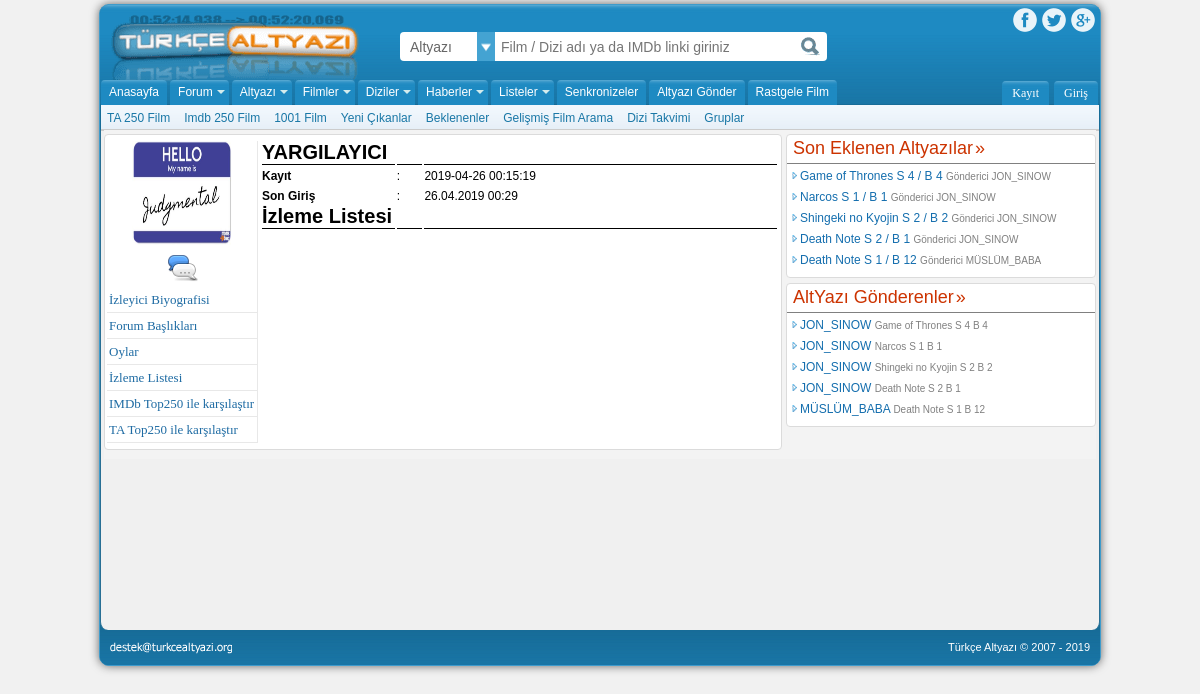
The app's page /members/9.php with its own data.
### tables this page shows
CREATE TABLE `uyeler` (
  `id` int(10) UNSIGNED NOT NULL,
  `username` varchar(25) NOT NULL,
  `sifre` varchar(32) NOT NULL,
  `eposta` varchar(50) NOT NULL,
  `tarih` datetime NOT NULL DEFAULT CURRENT_TIMESTAMP,
  `songiris` varchar(16) NOT NULL,
  `uyeresim` varchar(100) NOT NULL DEFAULT 'members/avatar/default.png'
);

CREATE TABLE `subs` (
  `id` int(10) UNSIGNED NOT NULL,
  `diziname` varchar(50) NOT NULL,
  `username` varchar(50) NOT NULL,
  `diziyolu` varchar(100) NOT NULL,
  `diziyorum` varchar(500) NOT NULL,
  `sezon` tinyint(3) UNSIGNED NOT NULL,
  `bolum` tinyint(3) UNSIGNED NOT NULL,
  `dil` varchar(20) NOT NULL,
  `zaman` timestamp NOT NULL DEFAULT CURRENT_TIMESTAMP,
  `onay` tinyint(3) UNSIGNED NOT NULL
);

### members/9.php (the view, shortened to what this page needs)
<?php
                                                require_once("../baglanti.php");
                                                $uye_veri_sorgu = $db->query("SELECT * from uyeler WHERE username = 'YARGILAYICI'");
                                                $uye_veri = $uye_veri_sorgu->fetch_assoc();
                                                $uye_resim = $uye_veri["uyeresim"];
                                                $uye_son_giris= $uye_veri["songiris"];
                                            ?>
<!DOCTYPE html>
<html>
<head>
    <link rel="stylesheet" href="../main.css">
</head>
<body onscroll="yukari()">
    <div id="cerceve">
        <div id="header" onscroll="yukari()">
            <a id="hlogo" href="../index.php" title="Altyazı"></a>
            <div id="Find">
                <ul>
                    <li onclick="menuac()" onmouseout="kapat()">
                        <a class="menu-bas-yazı">Altyazı</a>
                    </li>
                </ul>
                <form method="POST" action="../arama.php">
                    <input type="text" class="text-place" placeholder="Film / Dizi adı ya da IMDb linki giriniz" name="find">
                    <input type="submit" value="">
                </form>
            </div>
            <div id="social">
                <a id="Facebook"></a>
                <a id="Twitter"></a>
                <a id="Google"></a>
            </div>
            <div id="menu">
                <ul>
                    <li class="orta-menu" onmouseover="ortamenuac(0)"><a href="../index.php">Anasayfa</a>
                        <ul class="orta-menu-liste" style="display: block;">
                            <li><a href="" #>TA 250 Film</a></li>
                            <li><a href="" #>Imdb 250 Film</a></li>
                            <li><a href="" #>1001 Film</a></li>
                            <li><a href="" #>Yeni Çıkanlar</a></li>
                            <li><a href="" #>Beklenenler</a></li>
                            <li><a href="" #>Gelişmiş Film Arama</a></li>
                            <li><a href="" #>Dizi Takvimi</a></li>
                            <li><a href="" #>Gruplar</a></li>
                        </ul>
                    </li>
                    <li class="ok orta-menu" onmouseover="ortamenuac(1)"><a>Forum</a>
                    </li>
                    <li class="ok orta-menu" onmouseover="ortamenuac(2)"><a>Altyazı</a>
                    </li>
                    <li class="ok orta-menu" onmouseover="ortamenuac(3)"><a>Filmler</a>
                    </li>
                    <li class="ok orta-menu" onmouseover="ortamenuac(4)"><a>Diziler</a>
                    </li>
                    <li class="ok orta-menu" onmouseover="ortamenuac(5)"><a>Haberler</a>
                    </li>
                    <li class="ok orta-menu" onmouseover="ortamenuac(6)"><a>Listeler</a>
                    </li>
                    <li><a>Senkronizeler</a></li>
                    <li><a>Altyazı Gönder</a></li>
                    <li><a>Rastgele Film</a></li>
                </ul>
            </div>
            <?php
                                                        if(!isset($_SESSION["Kullanici"])){
                                                        ?>
            <a id="giris" onclick="gpaneliAc()">Giriş</a>
            <a id="register" href="../kayit.php">Kayıt</a>
            <?php
                                                        }
                                                            ?>
        </div>
        <div id="govde">
            <div id="zemingovde">
                <div id="solgovde">
                    <div class="sblock">
                        <table>
                            <tr>
                                <td valign="top" style="border-right:1px solid #e8e8e8; width: 150px;">
                                    <div style="text-align: center; width:150px;">
                                        <img src="../<?php echo $uye_resim; ?>" width="100" height="104">
                                    </div>
                                    <div style="text-align: center; width:150px;">
                                        <a><img src="../img/profil_pm.png"></a>
                                    </div>
                                    <div class="kullanicipaneli">
                                        <ul>
                                            <li><a>İzleyici Biyografisi</a></li>
                                            <li><a>Forum Başlıkları</a></li>
                                            <li><a>Oylar</a></li>
                                            <li><a>İzleme Listesi</a></li>
                                            <li><a>IMDb Top250 ile karşılaştır</a></li>
                                            <li><a>TA Top250 ile karşılaştır</a></li>
                                        </ul>
                                    </div>
                                </td>
                                <td style="vertical-align: top; width: 100%;">
                                    <table style="width:100%;">
                                        <tr>
                                            <td style="border-bottom:1px solid black; width:20%;">
                                                <h1 style="font-weight: bold;font-size: 20px;display: inline;">
                                                    YARGILAYICI</h1>
                                            </td>
                                            <td style="border-bottom:1px solid black;"></td>
                                            <td style="border-bottom:1px solid black;"></td>
                                        </tr>
                                        <tr>
                                            <td><b>Kayıt</b></td>
                                            <td>:</td>
                                            <td>2019-04-26 00:15:19</td>
                                        </tr>
                                        <tr>
                                            <td><b>Son Giriş</b></td>
                                            <td>:</td>
                                            <td><?php echo $uye_son_giris; ?></td>
                                        </tr>
                                        <tr>
                                            <td style="border-bottom:1px solid black; width:26%;">
                                                <h1 style="font-weight: bold;font-size: 20px;display: inline;">İzleme
                                                    Listesi</h1>
                                            </td>
                                            <td style="border-bottom:1px solid black; width:5%;">
                                            </td>
                                            <td style="border-bottom:1px solid black;"></td>
                                        </tr>
                                    </table>
                                </td>
                            </tr>
                        </table>
                    </div>
                </div>
                <div id="sag-govde">
                <div class="kisa-sol">
                <div class="baslik" style="border-bottom:1px solid gray;">
                    <h2><a href="#" title="Son Eklenen Altyazılar">Son Eklenen Altyazılar</a></h2>
                </div>
                <div class="alt-menu-icerik">
                    <ul>
                    <?php
                    $altyazı_sorgu = $db->query("SELECT * FROM subs WHERE onay = '1' ORDER BY id DESC LIMIT 5");
                    while($veri = $altyazı_sorgu->fetch_assoc()){
                        $diziname = $veri["diziname"];
                        $sezon = $veri["sezon"];
                        $bolum = $veri["bolum"];
                        $g_adi= $veri["username"];
                        $dizi_sorgu = $db->query("SELECT * FROM yildizoy WHERE isim = '$diziname'");
                        $dizi_veri = $dizi_sorgu->fetch_assoc();
                        $dizi_yol = $dizi_veri["yol"];
                        echo '
                            <li>
                                <a href="../'.$dizi_yol.'">'.$diziname.' S '.$sezon.' / B '.$bolum.' <span style="color:gray;font-size:10px;"> Gönderici '.$g_adi.' </span></a>
                            </li>
                            ';
                    }
                ?>
                    </ul>
                </div>
        </div>
        <div class="kisa-sol">
                    <div class="baslik" style="border-bottom:1px solid gray;">
                        <h2><a href="#" title="Pek Yakında">AltYazı Gönderenler</a></h2>
                    </div>
                    <div class="alt-menu-icerik">
                        <ul>
                            <?php
                            $altyazı_sorgu = $db->query("SELECT * FROM subs WHERE onay = '1' ORDER BY id DESC LIMIT 5");
                                while($veri = $altyazı_sorgu->fetch_assoc()){
                                    $g_name = $veri["username"];
                                    $diziname = $veri["diziname"];
                                    $sezon = $veri["sezon"];
                                    $bolum = $veri["bolum"];
                                    $kullanici_sorgu = $db->query("SELECT * FROM uyeler WHERE username = '$g_name' ");
                                    $kullanici_veri = $kullanici_sorgu->fetch_assoc();
                                    $kullanici_id = $kullanici_veri["id"];
                                    echo '
                                        <li>
                                            <a href="../members/'.$kullanici_id.'.php">'.$g_name.' <span style="font-size:10px;color:gray"> '.$diziname.' S '.$sezon.' B '.$bolum.'</span></a>
                                        </li>
                                        ';
                                }
                            ?>
                        </ul>
                    </div>
                </div>
        </div>
                </div>
            </div>
            <div id="footer">
            <span id="eposta"></span>
            <span id="son">Türkçe Altyazı © 2007 - 2019</span>
        </div>
        </div>
</body>
</html>

### records on screen
uyeler: uyeresim (picture), songiris "26.04.2019 00:29"
subs: diziname "Game of Thrones", sezon "4", bolum "4", username "JON_SINOW"
subs: diziname "Narcos", sezon "1", bolum "1", username "JON_SINOW"
subs: diziname "Shingeki no Kyojin", sezon "2", bolum "2", username "JON_SINOW"
subs: diziname "Death Note", sezon "2", bolum "1", username "JON_SINOW"
subs: diziname "Death Note", sezon "1", bolum "12", username "MÜSLÜM_BABA"
